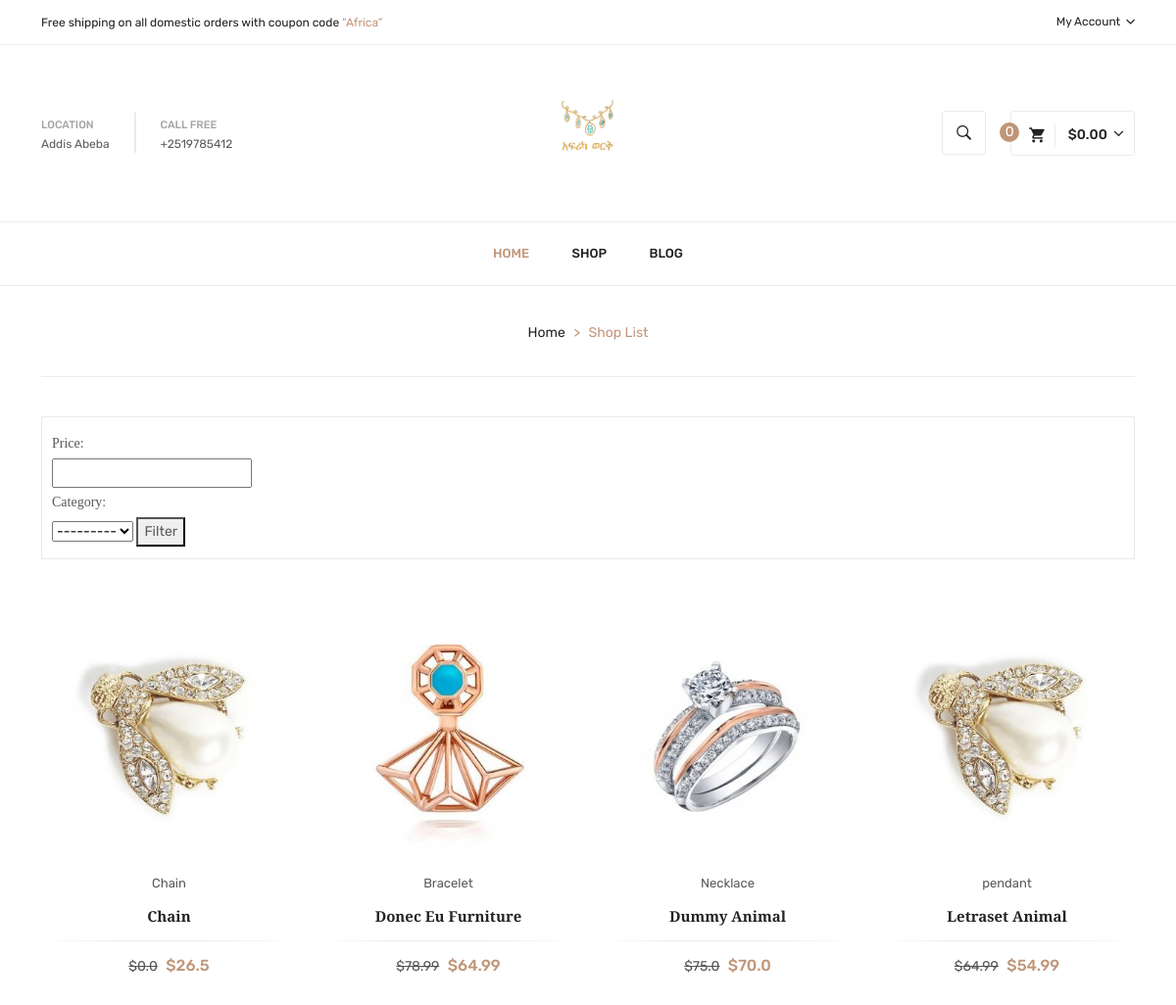
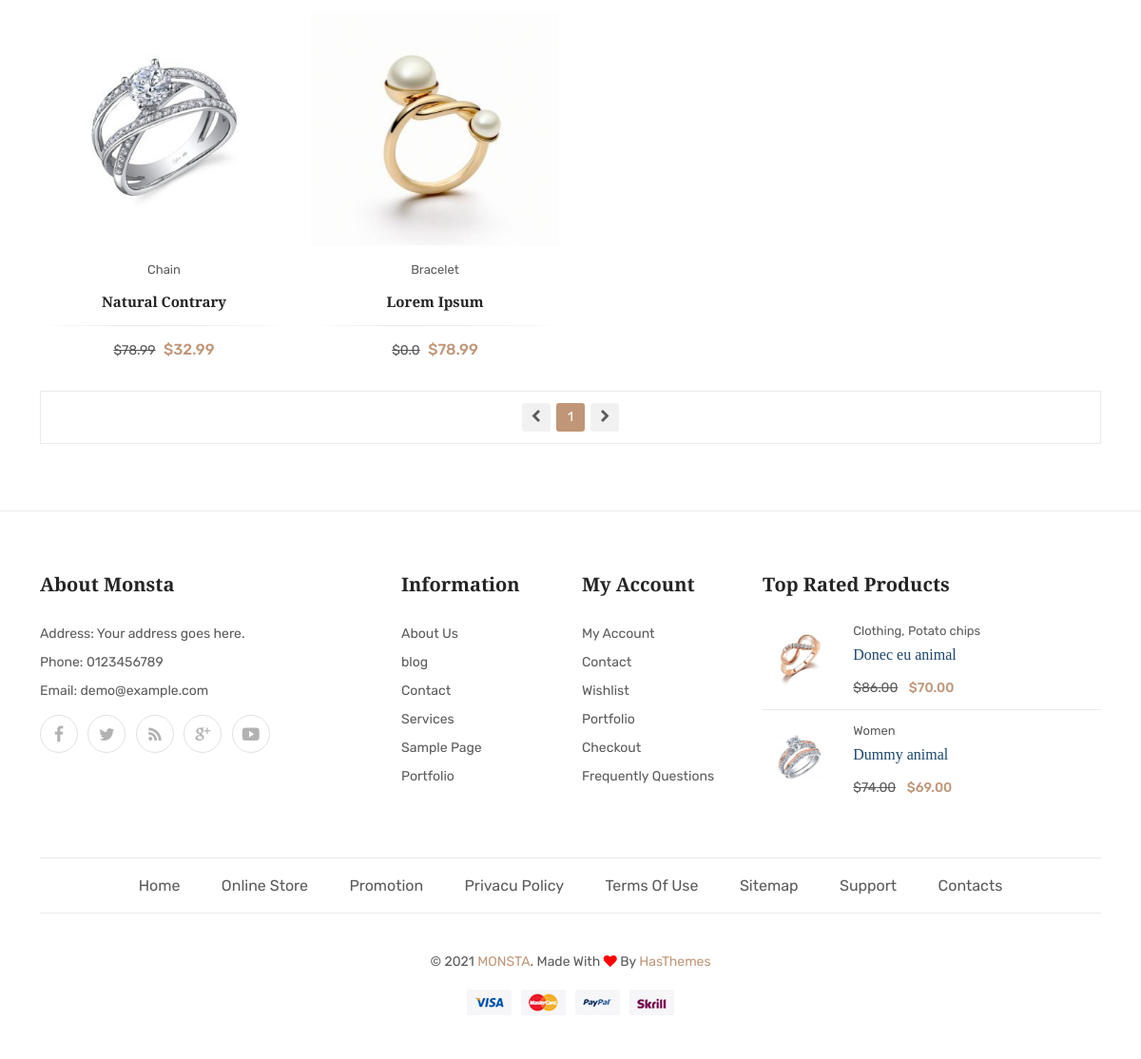
Page /shop on the committed database (2 pictures, top to bottom).
### main/models.py (models this page shows)
class AboutUs(models.Model):
    Name = models.CharField(max_length=100)
    Quotes = models.CharField(max_length=200)
    Email = models.EmailField()
    AboutUs = RichTextField()
    WhatDoWeDo = RichTextField()
    OurMission = RichTextField()
    Address1 = models.CharField(max_length=100)
    Address2 = models.CharField(max_length=100,blank=None,null=None)
    Phone = models.CharField(max_length=13)
    image = models.ImageField(upload_to="MyImage/")

### shop/models.py (models this page shows, shortened)
class Item(models.Model):
    Category = models.ForeignKey(JewelleryCategory, on_delete=models.CASCADE)
    Name = models.CharField(max_length = 150)
    oldPrice = models.FloatField(default=0.0)
    Price = models.FloatField(default=0.0)
    Quantity = models.IntegerField(default=0)
    about = RichTextField(null = True)
    color = models.CharField(max_length=100,default='Gold')
    Image1 = models.ImageField(upload_to='JewelleryImages',null=True)
    Image2 = models.ImageField(upload_to='JewelleryImages',  blank=True, null=True )
    Image3 = models.ImageField(upload_to='JewelleryImages', blank=True, null=True)
    Image4 = models.ImageField(upload_to='JewelleryImages',  blank=True, null=True)

class JewelleryCategory(models.Model):
   Name = models.CharField(max_length = 150)
   def __str__(self):
        return self.Name

### shop/views.py (the view)
# urls.py: path('shop',include('shop.urls')),
def shop(request):
    about = AboutUs.objects.order_by("?").first()
    shop = Item.objects.all()
    cat = JewelleryCategory.objects.all()
    Item_list = Item.objects.all()
    f = ProductFilter(request.GET, queryset=shop)
    Item_list = f.qs
    paginator = Paginator(Item_list, 8)
    page_request_var = 'page'
    page = request.GET.get(page_request_var)
    try:
        paginated_queryset = paginator.page(page)
    except PageNotAnInteger:
        paginated_queryset = paginator.page(1)
    except EmptyPage:
        paginated_queryset = paginator.page(paginator.num_pages)
    context = {
        'shop': shop,
        'about': about,
        'cat':cat,
        'queryset': paginated_queryset,
        'page_request_var': page_request_var,
        'filter': f,
    }
    return render(request, 'shop-list.html',context)

### shop/templates/shop-list.html (shortened to what this page needs)
{% load static %}
<!doctype html>
<html class="no-js" lang="en">
{% include "head.html" %}
<body>
    {% include "header.html" %}
    <div class="breadcrumbs_area">
        <div class="container">
            <div class="row">
                <div class="col-12">
                    <div class="breadcrumb_content">
                        <ul>
                            <li><a href="index.html">home</a></li>
                            <li>></li>
                            <li>shop list</li>
                        </ul>
                    </div>
                </div>
            </div>
        </div>
    </div>
    <div class="shop_area shop_fullwidth shop_reverse">
        <div class="container">
            <div class="row">
                <div class="col-12">
                    <div class="shop_toolbar">
                        <div class="orderby_wrapper">
                            <form   method="get">
                                <h3>Price: </h3>
                                {{ filter.form.Price }}
                                <h3>Category:</h3>
                                    {{ filter.form.Category }}
                                <button type="submit">Filter</button>
                            </form>
                        </div>
                    </div>
                     <div class="tab-content">
                        <div class="tab-pane grid_view fade show active " id="large" role="tabpanel">
                            <div class="row">
                                {% for Items in queryset %}
                                <div class="col-lg-3 col-md-4 col-sm-6">
                                    <div class="single_product">
                                        <div class="product_thumb">
                                            <a class="primary_img" href="{% url 'details' %}"><img src="{{Items.Image1.url}}" alt=""></a>
                                        </div>
                                        <div class="product_content">
                                            <div class="tag_cate">
                                                <a href="#">{{Items.Category.Name}}</a>
                                            </div>
                                            <h3><a href="product-details.html"> {{Items.Name}} </a></h3>
                                            <div class="price_box">
                                                <span class="old_price">${{Items.oldPrice}}</span>
                                                <span class="current_price">${{Items.Price}}</span>
                                            </div>
                                        </div>
                                    </div>
                                </div>
                                {% endfor %}
                            </div>
                        </div>
                    </div>
                   <div class="shop_toolbar t_bottom">
                    <div class="pagination">
                        <ul>
                            {% if queryset.has_previous %}
                            <li><a href="?page={{ queryset.previous_page_number }}"><i class="fa fa-chevron-left"
                                        aria-hidden="true"></i></a></li>
                            {% else %}
                            <li class="disabled"><span><i class="fa fa-chevron-left" aria-hidden="true"></i></span>
                            </li>
                            {% endif %}
                            {% for i in queryset.paginator.page_range %}
                            {% if queryset.number == i %}
                            <li class="current"><span>{{ i }} <span class="sr-only">(current)</span></span></li>
                            {% elif i > queryset.number|add:'-5' and i < queryset.number|add:'5' %} <li><a
                                    href="?page={{ i }}">{{ i }}</a></li>
                                {% endif %}
                                {% endfor %}
                                {% if queryset.has_next %}
                                <li><a href="?page={{ queryset.next_page_number }}"><i class="fa fa-chevron-right"
                                            aria-hidden="true"></i></a></li>
                                {% else %}
                                <li class="disabled"><span><i class="fa fa-chevron-right"
                                            aria-hidden="true"></i></span></li>
                                {% endif %}
                        </ul>
                    </div>
                </div>
                </div>
            </div>
        </div>
    </div>
    {% include "footer.html" %}
</body>
</html>

### main/templates/header.html (shortened to what this page needs)
{% load static %}
<header class="header_area">
    <div class="header_top">
        <div class="container">
            <div class="row align-items-center">
                <div class="col-lg-7 col-md-12">
                    <div class="welcome_text">
                        <p>Free shipping on all domestic orders with coupon code <span>“Africa”</span></p>
                    </div>
                </div>
                <div class="col-lg-5 col-md-12">
                    <div class="top_right text-right">
                        <ul>
                            <li class="top_links"><a href="#">My Account <i class="ion-chevron-down"></i></a>
                            </li>
                        </ul>
                    </div>
                </div>
            </div>
        </div>
    </div>
    <div class="header_middel">
        <div class="container">
            <div class="row align-items-center">
                <div class="col-lg-5">
                    <div class="home_contact">
                        <div class="contact_box">
                            <label>Location</label>
                            <p> {{about.Address1}} </p>
                        </div>
                        <div class="contact_box">
                            <label>Call free</label>
                            <p><a href="tel:{{about.Phone}}">{{about.Phone}}</a></p>
                        </div>
                    </div>
                </div>
                <div class="col-lg-2 col-md-3 col-4">
                    <div class="logo">
                        <a href="{% url 'about' %}"><img src="{% static 'assets/img/logo/logo.png' %}" alt=""></a>
                    </div>
                </div>
                <div class="col-lg-5 col-md-7 col-6">
                    <div class="middel_right">
                        <div class="search_btn">
                            <a href="#"><i class="ion-ios-search-strong"></i></a>
                        </div>
                        <div class="cart_link">
                            {% if user.is_authenticated %}
                                <a href="#"><i class="ion-android-cart"></i><span class="cart_text_quantity"> $138.00</span> <i class="fa fa-angle-down"></i></a>
                                <span class="cart_quantity">5</span>
                                {% else %}
                                <a href="#"><i class="ion-android-cart"></i><span class="cart_text_quantity"> $0.00</span> <i class="fa fa-angle-down"></i></a>
                                <span class="cart_quantity">0</span>
                            {% endif %}
                        </div>
                    </div>
                </div>
            </div>
        </div>
    </div>
    <div class="header_bottom sticky-header">
        <div class="container">
            <div class="row align-items-center">
                <div class="col-12">
                    <div class="main_menu_inner">
                        <div class="main_menu">
                            <nav>
                                <ul>
                                    <li class="active"><a href="{% url 'home' %}">Home </a>
                                    </li>
                                    <li><a href=" {% url 'shop' %} ">shop </a>
                                    </li>
                                    <li><a href="#">blog </a>
                                    </li>
                                </ul>
                            </nav>
                        </div>
                    </div>
                </div>
            </div>
        </div>
    </div>
</header>

### rows in the picture
AboutUs: Address1 "Addis Abeba", Phone "+2519785412"
Item: Image1 (picture), Category.Name "Chain", Name "Chain", oldPrice "0.0", Price "26.5"
Item: Image1 (picture), Category.Name "Bracelet", Name "Donec Eu Furniture", oldPrice "78.99", Price "64.99"
Item: Image1 (picture), Category.Name "Necklace", Name "Dummy Animal", oldPrice "75.0", Price "70.0"
Item: Image1 (picture), Category.Name "pendant", Name "Letraset Animal", oldPrice "64.99", Price "54.99"
Item: Image1 (picture), Category.Name "Chain", Name "Natural Contrary", oldPrice "78.99", Price "32.99"
Item: Image1 (picture), Category.Name "Bracelet", Name "Lorem Ipsum", oldPrice "0.0", Price "78.99"

### other values in the picture
{{ i }} "1"
